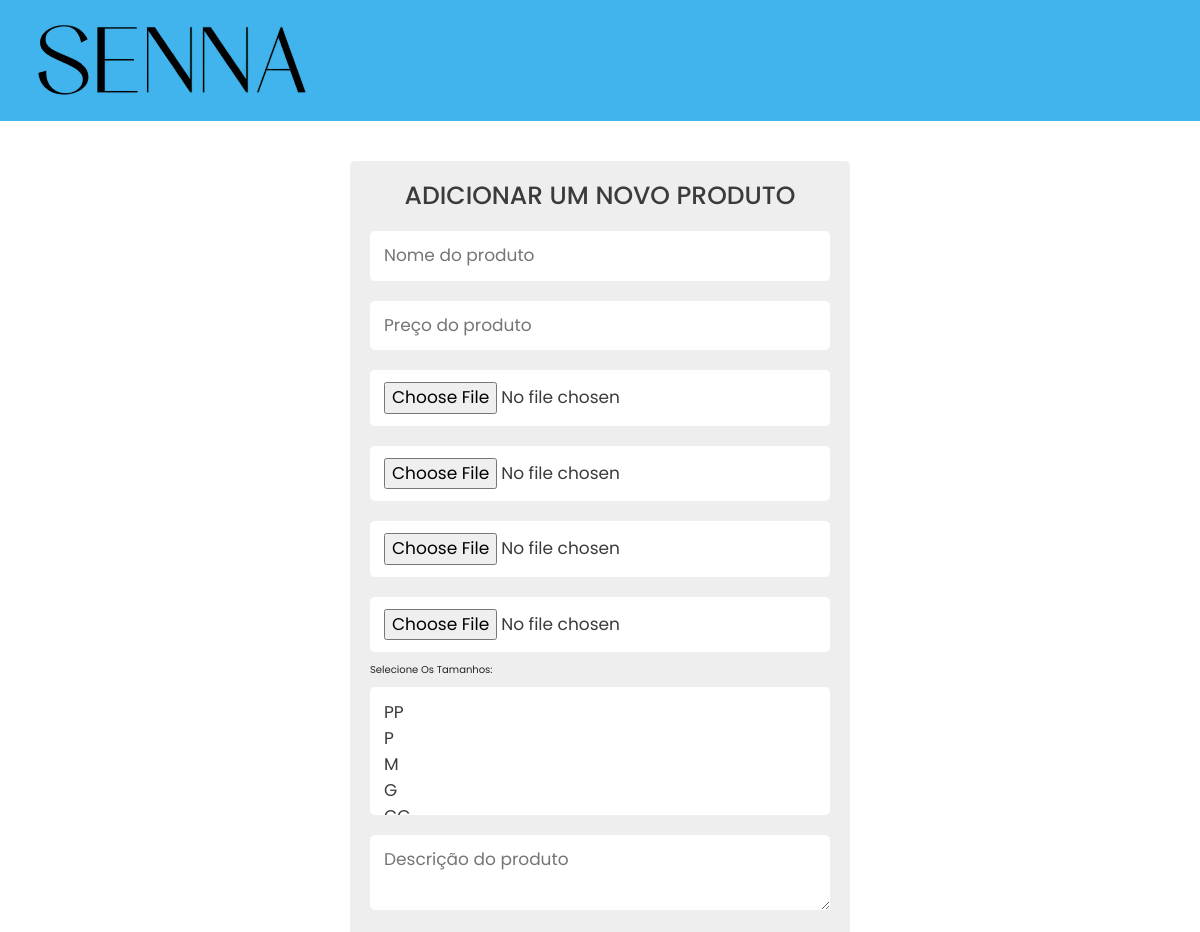
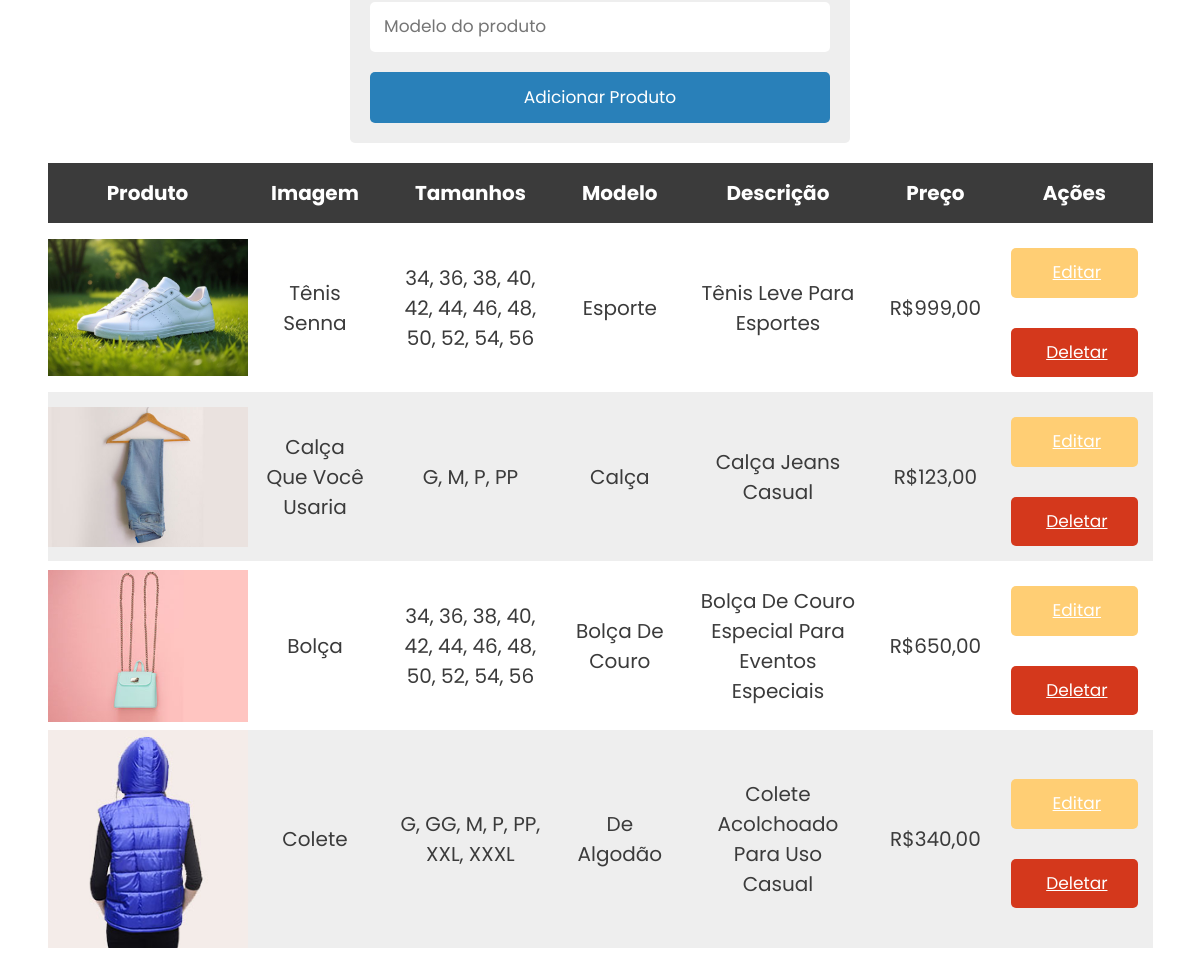
Page /estoque.php (signed in) on the committed database (2 pictures, top to bottom).
### tables this page shows
CREATE TABLE `produtos` (
  `produto_id` int(11) NOT NULL,
  `produto_nome` text NOT NULL,
  `descricao` text NOT NULL,
  `preco` decimal(10,2) NOT NULL,
  `modelo` text NOT NULL
);

### estoque.php (the view, shortened to what this page needs)
<?php
include("config.php");
?>
<?php
$select_products = mysqli_query($conexao, "
    SELECT p.*,
           i.caminho_imagem,
           GROUP_CONCAT(DISTINCT t.tamanho SEPARATOR ', ') AS tamanhos
    FROM produtos p
    LEFT JOIN imagem_produtos i ON p.produto_id = i.produto_id
    LEFT JOIN tamanho_produto tp ON p.produto_id = tp.produto_id
    LEFT JOIN tamanhos t ON tp.tamanho_id = t.tamanho_id
    GROUP BY p.produto_id
");
?>
<!DOCTYPE html>
<html lang="pt-br">
<head>
    <link href="https://cdn.jsdelivr.net/npm/bootstrap@5.3.0/dist/css/bootstrap.min.css" rel="stylesheet">
    <link rel="stylesheet" href="assets/css/style-admin.css">
</head>
<body>
    <header>
        <nav class="navbar navbar-expand-lg navbar-dark bg-dark static-top">
            <a class="navbar-brand" href="painel.php">
                <img class="logo" src="assets/images/icones/header-logo.png" alt="">
            </a>
        </nav>
    </header>
    <div class="container">
        <section class="sessao">
        <form action="" method="post" class="add-product-form" enctype="multipart/form-data">
    <h3>Adicionar um novo produto</h3>
    <input type="text" name="p_nome" placeholder="Nome do produto" class="box" required>
    <input type="number" name="p_preco" min="0" placeholder="Preço do produto" class="box" required>
    <input type="file" name="p_imagem1" accept="image/png, image/jpg, image/jpeg" class="box" required>
    <input type="file" name="p_imagem2" accept="image/png, image/jpg, image/jpeg" class="box">
    <input type="file" name="p_imagem3" accept="image/png, image/jpg, image/jpeg" class="box">
    <input type="file" name="p_imagem4" accept="image/png, image/jpg, image/jpeg" class="box">
    <label for="tamanhos">Selecione os tamanhos:</label>
    <select name="p_tamanhos[]" multiple class="box">
        <?php
        $tamanhos_query = mysqli_query($conexao, "SELECT * FROM tamanhos");
        while ($row = mysqli_fetch_assoc($tamanhos_query)) {
            echo "<option value='" . htmlspecialchars($row['tamanho_id'], ENT_QUOTES) . "'>" . htmlspecialchars($row['tamanho'], ENT_QUOTES) . "</option>";
        }
        ?>
    </select>
    <textarea name="p_descricao" placeholder="Descrição do produto" class="box" required></textarea>
    <input type="text" name="p_modelo" placeholder="Modelo do produto" class="box" required>
    <input type="submit" name="add_product" value="Adicionar Produto" class="btn">
</form>
            <section class="display-product-table">
            <table>
                <thead>
                    <tr>
                        <th>Produto</th>
                        <th>Imagem</th>
                        <th>Tamanhos</th>
                        <th>Modelo</th>
                        <th>Descrição</th>
                        <th>Preço</th>
                        <th>Ações</th>
                    </tr>
                </thead>
                <tbody>
                    <?php
           while ($row = mysqli_fetch_assoc($select_products)) {
            $produto_id = $row['produto_id'];
            $imagem = isset($row['caminho_imagem']) ? $row['caminho_imagem'] : 'assets/images/default.png';
           echo "<tr>
                <td><img style='width:200px;' src='" . htmlspecialchars($imagem, ENT_QUOTES) . "' alt='Produto'></td>
                <td>" . htmlspecialchars($row['produto_nome'], ENT_QUOTES) . "</td>
                <td>" . htmlspecialchars($row['tamanhos'] ?: 'N/A', ENT_QUOTES) . "</td>
                <td>" . htmlspecialchars($row['modelo'], ENT_QUOTES) . "</td>
                <td>" . htmlspecialchars($row['descricao'], ENT_QUOTES) . "</td>
                <td>R$" . number_format($row['preco'], 2, ',', '.') . "</td>
                <td>
                    <a href='estoque.php?edit=" . htmlspecialchars($produto_id, ENT_QUOTES) . "' class='option-btn'><i class='fas fa-edit'></i>Editar</a>
                    <br>
                    <a href='estoque.php?delete=" . htmlspecialchars($produto_id, ENT_QUOTES) . "' class='delete-btn' onclick='return confirm(`Tem certeza que deseja excluir este produto?`);'><i class='fas fa-trash'></i> Deletar</a>
                </td>
            </tr>";
        }
                    ?>
                </tbody>
            </table>
        </section>
    </div>
</body>
</html>

### assets/css/style-admin.css (style rules this page uses)
:root { --blue: #2980b9; --red: rgb(212, 56, 28); --orange: rgb(255, 206, 116); --black: #3b3b3b; --white: #fff; --bg-color: #eee; --dark-bg: rgba(0, 0, 0, .7); --box-shadow: 0 .5rem 1rem rgba(0, 0, 0, .1); --border: .1rem solid #999; }
* { font-family: 'Poppins', sans-serif; margin: 0; padding: 0; box-sizing: border-box; outline: none; border: none; text-decoration: none; text-transform: capitalize; }
html { font-size: 62.5%; overflow-x: hidden; }
.container { max-width: 1200px; margin: 0 auto; }
section { padding: 2rem; }
.btn, .option-btn, .delete-btn { display: block; width: 100%; text-align: center; background-color: var(--blue); color: var(--white); font-size: 1.7rem; padding: 1.2rem 3rem; border-radius: .5rem; cursor: pointer; margin-top: 1rem; }
.option-btn i, .delete-btn i { padding-right: .5rem; }
.option-btn { background-color: var(--orange); }
.delete-btn { margin-top: 0; background-color: var(--red); }
.navbar { background: #0d9fe9c8 !important; }
.add-product-form { max-width: 50rem; background-color: var(--bg-color); border-radius: .5rem; padding: 2rem; margin: 0 auto; margin-top: 2rem; }
.add-product-form h3 { font-size: 2.5rem; margin-bottom: 1rem; color: var(--black); text-transform: uppercase; text-align: center; }
.add-product-form .box { text-transform: none; padding: 1.2rem 1.4rem; font-size: 1.7rem; color: var(--black); border-radius: .5rem; background-color: var(--white); margin: 1rem 0; width: 100%; }
.display-product-table table { width: 100%; text-align: center; }
.display-product-table table thead th { padding: 1.5rem; font-size: 2rem; background-color: var(--black); color: var(--white); }
.display-product-table table td { padding: 1.5rem; font-size: 2rem; color: var(--black); }
.display-product-table table td:first-child { padding: 0; }
.display-product-table table tr:nth-child(even) { background-color: var(--bg-color); }

### rows in the picture
produtos: shows a picture, produto_nome "Tênis Senna", tamanhos "34, 36, 38, 40, 42, 44, 46, 48, 50, 52, 54, 56", modelo "Esporte", descricao "Tênis Leve Para Esportes", preco "999,00"
produtos: shows a picture, produto_nome "Calça Que Você Usaria", tamanhos "G, M, P, PP", modelo "Calça", descricao "Calça Jeans Casual", preco "123,00"
produtos: shows a picture, produto_nome "Bolça", tamanhos "34, 36, 38, 40, 42, 44, 46, 48, 50, 52, 54, 56", modelo "Bolça De Couro", descricao "Bolça De Couro Especial Para Eventos Especiais", preco "650,00"
produtos: shows a picture, produto_nome "Colete", tamanhos "G, GG, M, P, PP, XXL, XXXL", modelo "De Algodão", descricao "Colete Acolchoado Para Uso Casual", preco "340,00"
